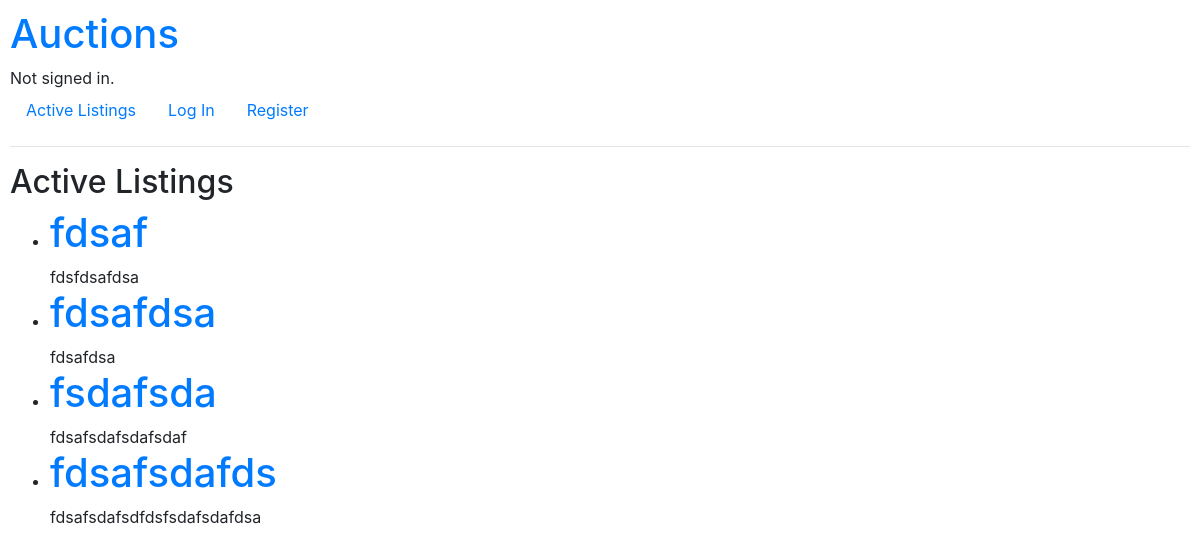
Before: / with the older database file.
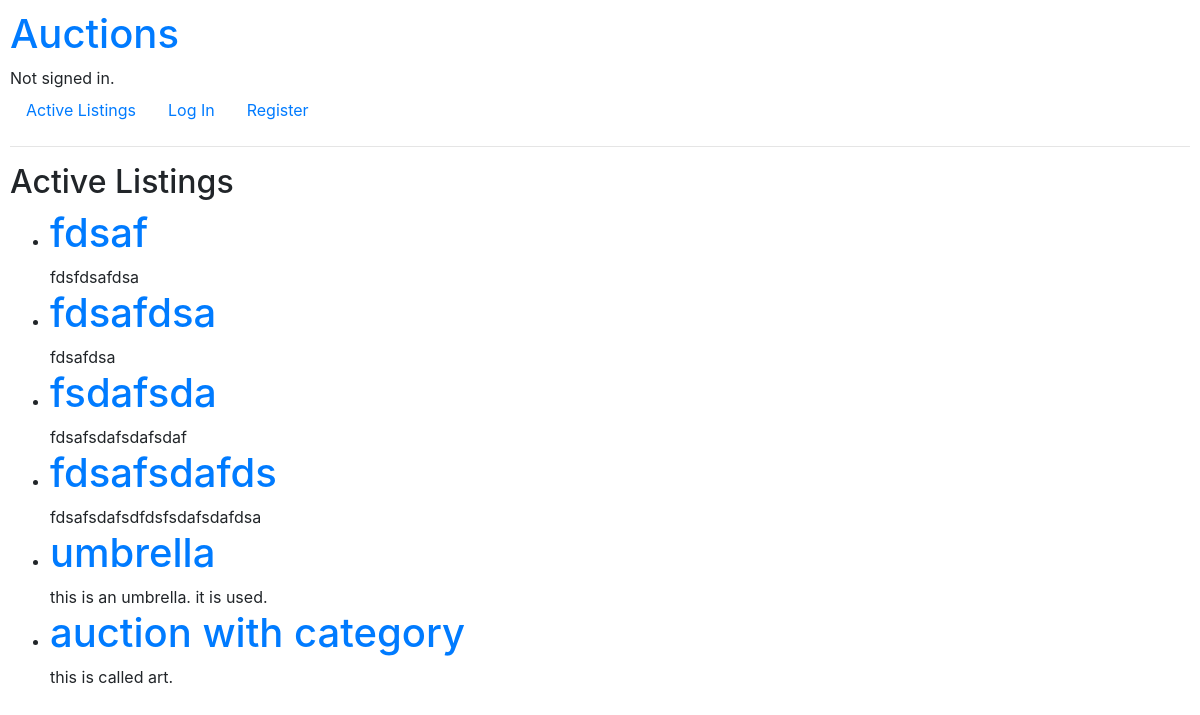
After: the same page with the newer database file.
### auctions/models.py (models this page shows)
class Auction(ms.Model):
  class Category(ms.TextChoices):
    other = "OT", "Other"
    electronics = "EL", "Electronics"
    fashion = "FA", "Fashion"
    art = "AR", "Art"
  title = ms.CharField(max_length=64)
  description = ms.CharField(max_length=2048)
  date = ms.DateTimeField()
  holder = ms.ForeignKey(
    User, on_delete=ms.CASCADE, related_name="user_auctions"
  )
  starting_bid = ms.FloatField()
  picture_url = ms.URLField(max_length=128)
  category = ms.CharField(
    max_length=2,
    choices=Category.choices,
    default=Category.other,
  )

### auctions/views.py (the view)
# urls.py: path("", views.index, name="index"),
def index(request):
  auctions = Auction.objects.all()
  return render(request, "auctions/index.html", {
    "auctions": auctions,
  })

### auctions/templates/auctions/index.html
{% extends "auctions/layout.html" %}
{% block body %}
  <h2>Active Listings</h2>
  <ul>
    {% for auction in auctions %}
    <li>
      <h1><a href="auction/{{ auction.title }}">{{ auction.title }}</a></h1>
      <div>{{ auction.description }}</div>
    </li>
    {% empty %}
      <li>
        No auctions yet.
      </li>
    {% endfor %}
  </ul>
{% endblock %}

### auctions/templates/auctions/layout.html (shortened to what this page needs)
{% load static %}
<!DOCTYPE html>
<html lang="en">
    <head>
        <link rel="stylesheet" href="https://stackpath.bootstrapcdn.com/bootstrap/4.4.1/css/bootstrap.min.css">
        <link href="{% static 'auctions/styles.css' %}" rel="stylesheet">
    </head>
    <body>
        <a href="{% url 'index' %}"><h1>Auctions</h1></a>
        <div>
            {% if user.is_authenticated %}
                Signed in as <strong>{{ user.username }}</strong>.
                <a href="{% url 'new_auction' %}">Create an auction</a>
            {% else %}
                Not signed in.
            {% endif %}
        </div>
        <ul class="nav">
            <li class="nav-item">
                <a class="nav-link" href="{% url 'index' %}">Active Listings</a>
            </li>
            {% if user.is_authenticated %}
                <li class="nav-item">
                    <a class="nav-link" href="{% url 'logout' %}">Log Out</a>
                </li>
            {% else %}
                <li class="nav-item">
                    <a class="nav-link" href="{% url 'login' %}">Log In</a>
                </li>
                <li class="nav-item">
                    <a class="nav-link" href="{% url 'register' %}">Register</a>
                </li>
            {% endif %}
        </ul>
        <hr>
        {% block body %}
        {% endblock %}
    </body>
</html>

### auctions/static/auctions/styles.css (style rules this page uses)
body { padding: 10px; }

Changed rows visible on the page:
added Auction: title "umbrella", description "this is an umbrella. it is used."
added Auction: title "auction with category", description "this is called art."
